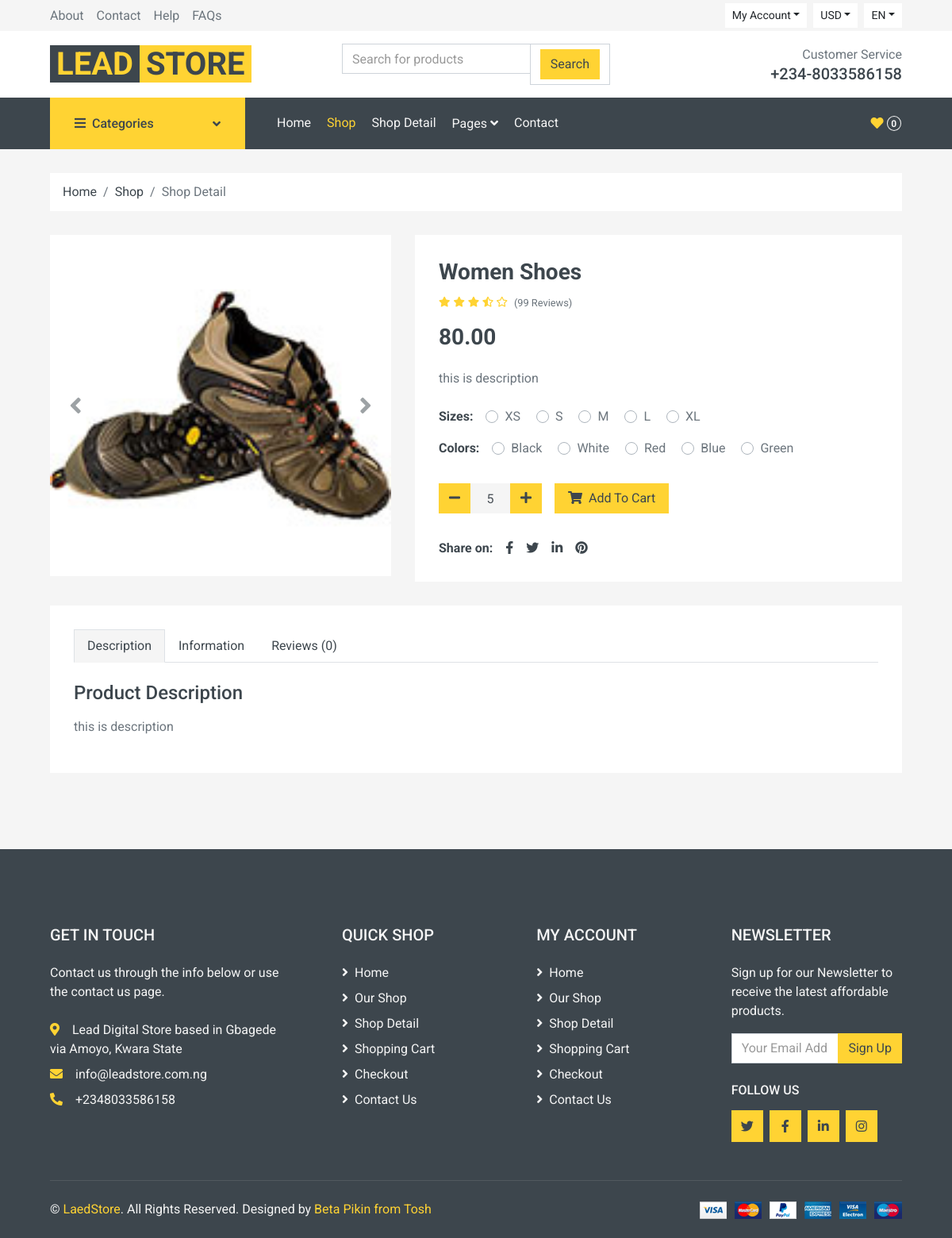
Page /product-details/women-shoes/ on the committed database.
### store/models.py (models this page shows, shortened)
class Products(models.Model):
    STATUS_CHOICES = (
    ('draft', 'Draft'),
    ('published', 'Published'),
    )
    category = models.ForeignKey(subcategory, related_name="product_subcategory",on_delete=models.CASCADE,null=True)
    name = models.CharField(max_length=50, null =True)
    description = models.TextField(null =True)
    meta_keywords = models.CharField(max_length=255, null =True, help_text="seo keywords seprated with comma")
    meta_descriptions = models.TextField(null =True, help_text="seo descriptions here ")
    product_image = models.ForeignKey(Product_image, on_delete=models.CASCADE, related_name="Product_image")
    published = models.DateTimeField(auto_now_add =True, null=True)
    updated = models.DateTimeField(auto_now=True,null=True)
    slug = models.SlugField(null=True, max_length=100,unique=True)
    actualprice = models.DecimalField(max_digits=5, decimal_places=2,null=True)
    discountedprice = models.DecimalField(max_digits=5, decimal_places=2,null=True)
    status = models.CharField(max_length=30, null =True,choices = STATUS_CHOICES,default="published")

class Product_image(models.Model):
    name = models.CharField(max_length=50, null=True,unique=True)
    image = models.ImageField(upload_to="img", null=True,unique=True)

### store/views.py (the view)
# urls.py: path("product-details/<slug>/", views.product_detailView, name="product_detail"),
def product_detailView(request, slug):
    productdetails = Products.objects.get(slug = slug)
    getproductid = Products.objects.all()
    context ={
        "product_details": productdetails, "getproductid":getproductid
    }
    return render(request, "products/product_detail.html",context)

### templates/products/product_detail.html (shortened to what this page needs)
{% extends "base.html" %}
{% block header %}
{% include "header.html" %}
{% endblock %}
{% block body %}
    <div class="container-fluid">
        <div class="row px-xl-5">
            <div class="col-12">
                <nav class="breadcrumb bg-light mb-30">
                    <a class="breadcrumb-item text-dark" href="#">Home</a>
                    <a class="breadcrumb-item text-dark" href="#">Shop</a>
                    <span class="breadcrumb-item active">Shop Detail</span>
                </nav>
            </div>
        </div>
    </div>
    <div class="container-fluid pb-5">
        <div class="row px-xl-5">
            <div class="col-lg-5 mb-30">
                <div id="product-carousel" class="carousel slide" data-ride="carousel">
                    <div class="carousel-inner bg-light">
                        <div class="carousel-item active">
                            <img class="w-100 h-100" src="{{product_details.product_image.image.url}}" alt="Image">
                        </div>
                    </div>
                    <a class="carousel-control-prev" href="#product-carousel" data-slide="prev">
                        <i class="fa fa-2x fa-angle-left text-dark"></i>
                    </a>
                    <a class="carousel-control-next" href="#product-carousel" data-slide="next">
                        <i class="fa fa-2x fa-angle-right text-dark"></i>
                    </a>
                </div>
            </div>
            <div class="col-lg-7 h-auto mb-30">
                <div class="h-100 bg-light p-30">
                    <h3>{{product_details.name}}</h3>
                    <div class="d-flex mb-3">
                        <div class="text-primary mr-2">
                            <small class="fas fa-star"></small>
                            <small class="fas fa-star"></small>
                            <small class="fas fa-star"></small>
                            <small class="fas fa-star-half-alt"></small>
                            <small class="far fa-star"></small>
                        </div>
                        <small class="pt-1">(99 Reviews)</small>
                    </div>
                    <h3 class="font-weight-semi-bold mb-4">{{product_details.discountedprice}}</h3>
                    <p class="mb-4">{{product_details.description}}</p>
                    <div class="d-flex mb-3">
                        <strong class="text-dark mr-3">Sizes:</strong>
                        <form>
                            <div class="custom-control custom-radio custom-control-inline">
                                <label class="custom-control-label" for="size-1">XS</label>
                            </div>
                            <div class="custom-control custom-radio custom-control-inline">
                                <label class="custom-control-label" for="size-2">S</label>
                            </div>
                            <div class="custom-control custom-radio custom-control-inline">
                                <label class="custom-control-label" for="size-3">M</label>
                            </div>
                            <div class="custom-control custom-radio custom-control-inline">
                                <label class="custom-control-label" for="size-4">L</label>
                            </div>
                            <div class="custom-control custom-radio custom-control-inline">
                                <label class="custom-control-label" for="size-5">XL</label>
                            </div>
                        </form>
                    </div>
                    <div class="d-flex mb-4">
                        <strong class="text-dark mr-3">Colors:</strong>
                        <form>
                            <div class="custom-control custom-radio custom-control-inline">
                                <label class="custom-control-label" for="color-1">Black</label>
                            </div>
                            <div class="custom-control custom-radio custom-control-inline">
                                <label class="custom-control-label" for="color-2">White</label>
                            </div>
                            <div class="custom-control custom-radio custom-control-inline">
                                <label class="custom-control-label" for="color-3">Red</label>
                            </div>
                            <div class="custom-control custom-radio custom-control-inline">
                                <label class="custom-control-label" for="color-4">Blue</label>
                            </div>
                            <div class="custom-control custom-radio custom-control-inline">
                                <label class="custom-control-label" for="color-5">Green</label>
                            </div>
                        </form>
                    </div>
                    <div class="d-flex align-items-center mb-4 pt-2">
                        <div class="input-group quantity mr-3" style="width: 130px;">
                            <div class="input-group-btn">
                                <button class="btn btn-primary btn-minus">
                                    <i class="fa fa-minus"></i>
                                </button>
                            </div>
                            <input type="text" class="form-control bg-secondary border-0 text-center" value="5"name="quantity">
                            <div class="input-group-btn">
                                <button class="btn btn-primary btn-plus">
                                    <i class="fa fa-plus"></i>
                                </button>
                            </div>
                        </div>
                        <a href ="{% url 'add_to_cart' product_details.id %}"> <button class="btn btn-primary px-3"><i class="fa fa-shopping-cart mr-1"></i> Add To
                            Cart</button>
                        </a>
                    </div>
                    <div class="d-flex pt-2">
                        <strong class="text-dark mr-2">Share on:</strong>
                        <div class="d-inline-flex">
                            <a class="text-dark px-2" href="">
                                <i class="fab fa-facebook-f"></i>
                            </a>
                            <a class="text-dark px-2" href="">
                                <i class="fab fa-twitter"></i>
                            </a>
                            <a class="text-dark px-2" href="">
                                <i class="fab fa-linkedin-in"></i>
                            </a>
                            <a class="text-dark px-2" href="">
                                <i class="fab fa-pinterest"></i>
                            </a>
                        </div>
                    </div>
                </div>
            </div>
        </div>
        <div class="row px-xl-5">
            <div class="col">
                <div class="bg-light p-30">
                    <div class="nav nav-tabs mb-4">
                        <a class="nav-item nav-link text-dark active" data-toggle="tab" href="#tab-pane-1">Description</a>
                        <a class="nav-item nav-link text-dark" data-toggle="tab" href="#tab-pane-2">Information</a>
                        <a class="nav-item nav-link text-dark" data-toggle="tab" href="#tab-pane-3">Reviews (0)</a>
                    </div>
                    <div class="tab-content">
                        <div class="tab-pane fade show active" id="tab-pane-1">
                            <h4 class="mb-3">Product Description</h4>
                            <p>{{product_details.description}}</p>
                        </div>
                    </div>
                </div>
            </div>
        </div>
    </div>
{% endblock%}
{% block footer%}
{% include "footer.html"%}
{% endblock%}

### rows in the picture
Products: product_image.image (picture), name "Women Shoes", discountedprice "80.00", description "this is description"
